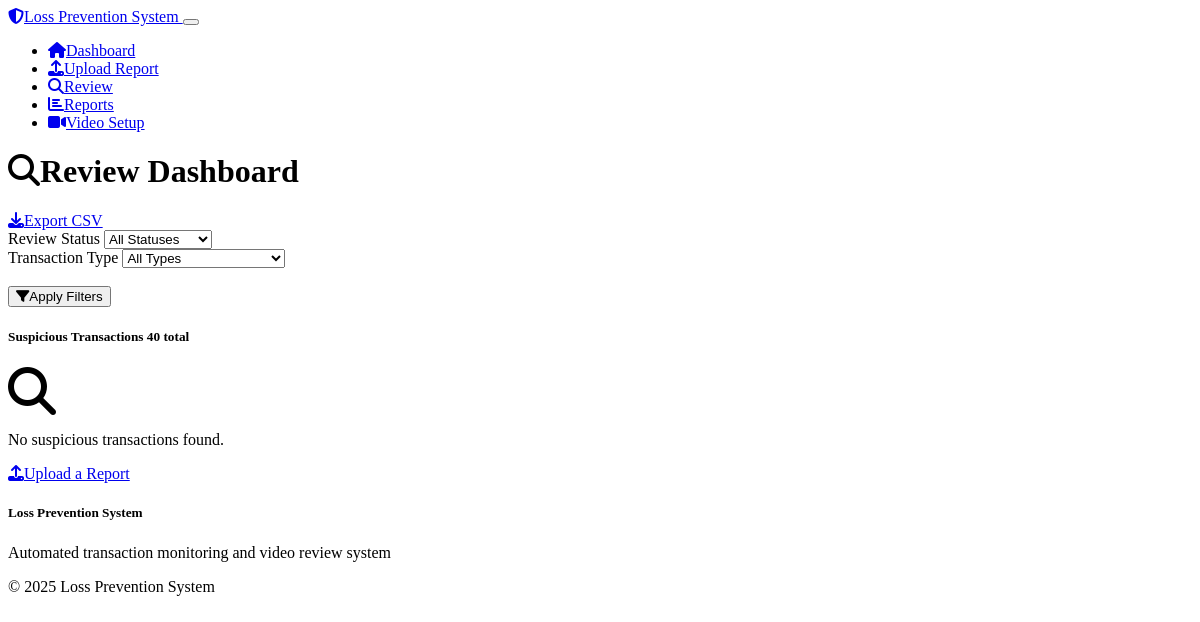
The page /dashboard?page=4&status=all&type=all on the database as committed earlier.
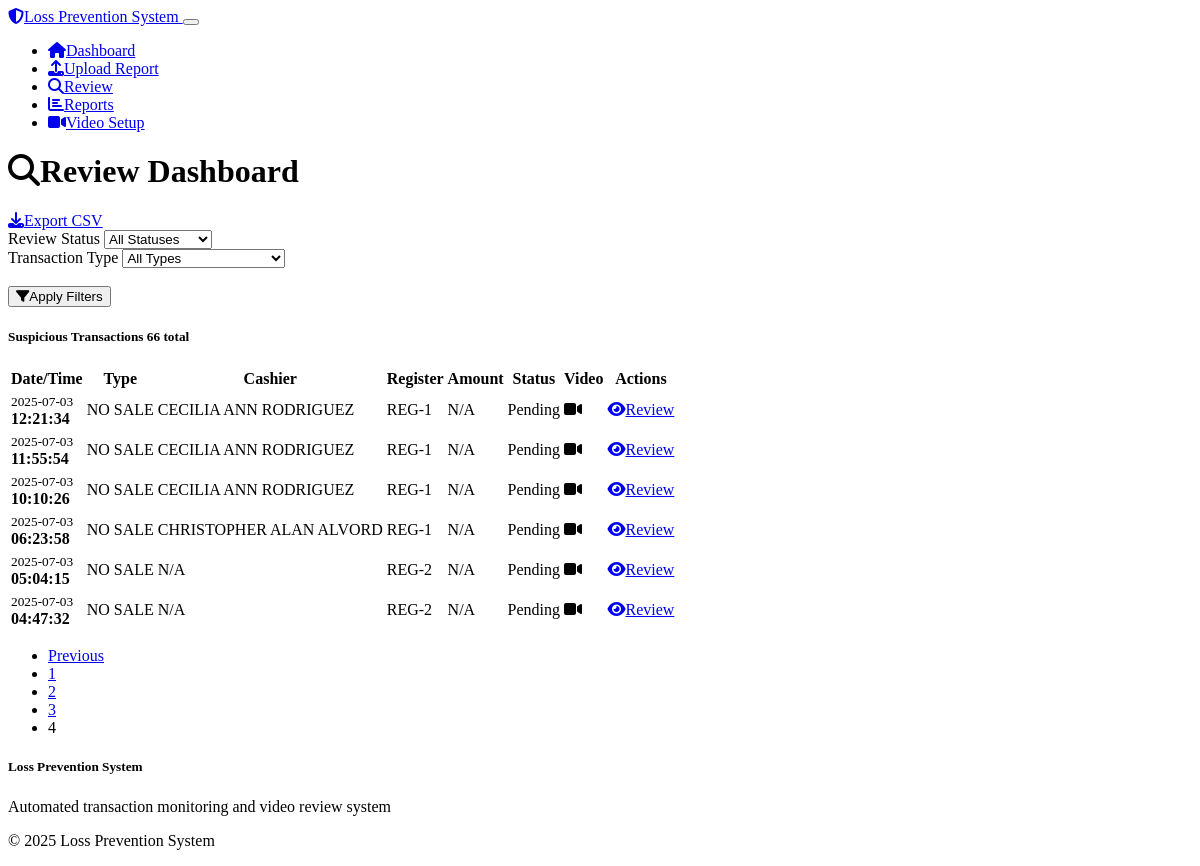
The same page on the database as committed later.
### models.py (models this page shows)
class SuspiciousTransaction(db.Model):
    id = db.Column(db.Integer, primary_key=True)
    report_id = db.Column(db.Integer, db.ForeignKey('transaction_report.id'), nullable=False)
    transaction_timestamp = db.Column(db.DateTime, nullable=False)
    cashier_id = db.Column(db.String(50))
    register_id = db.Column(db.String(50))
    transaction_type = db.Column(db.String(50), nullable=False)  # VOID, REFUND, NO_SALE, DISCOUNT_REMOVED
    transaction_id = db.Column(db.String(100))
    amount = db.Column(db.Float)
    pump_number = db.Column(db.String(10))
    raw_data = db.Column(db.Text)  # Store original row data
    video_clip_path = db.Column(db.String(500))
    video_processed = db.Column(db.Boolean, default=False)
    video_error = db.Column(db.Text)
    review_status = db.Column(db.String(20), default='pending')  # pending, ok, review, fraud
    review_date = db.Column(db.DateTime)
    review_notes = db.Column(db.Text)
    created_date = db.Column(db.DateTime, default=datetime.utcnow)
    report = db.relationship('TransactionReport', backref=db.backref('suspicious_transactions_list', lazy=True))

### routes.py (the view, shortened to what this page needs)
@app.route('/dashboard')
def dashboard():
    page = request.args.get('page', 1, type=int)
    status_filter = request.args.get('status', 'all')
    transaction_type_filter = request.args.get('type', 'all')
    date_filter = request.args.get('date_filter', '')
    query = SuspiciousTransaction.query
    if status_filter != 'all':
        query = query.filter_by(review_status=status_filter)
    if transaction_type_filter != 'all':
        query = query.filter_by(transaction_type=transaction_type_filter)
    transactions = query.order_by(SuspiciousTransaction.transaction_timestamp.desc()).paginate(
        page=page, per_page=20, error_out=False
    )
    return render_template('dashboard.html',
                         transactions=transactions,
                         status_filter=status_filter,
                         transaction_type_filter=transaction_type_filter,
                         date_filter=date_filter)

### templates/dashboard.html (shortened to what this page needs)
{% extends "base.html" %}
{% block content %}
<div class="row">
    <div class="col-12">
        <div class="d-flex justify-content-between align-items-center mb-4">
            <h1><i class="fas fa-search me-2"></i>Review Dashboard</h1>
            <a href="{{ url_for('export_csv') }}" class="btn btn-success">
                <i class="fas fa-download me-2"></i>Export CSV
            </a>
        </div>
    </div>
</div>
<div class="row mb-4">
    <div class="col-12">
        <div class="card">
            <div class="card-body">
                <form method="GET" class="row g-3">
                    <div class="col-md-4">
                        <label for="status" class="form-label">Review Status</label>
                        <select class="form-select" id="status" name="status">
                            <option value="all" {% if status_filter == 'all' %}selected{% endif %}>All Statuses</option>
                        </select>
                    </div>
                    <div class="col-md-4">
                        <label for="type" class="form-label">Transaction Type</label>
                        <select class="form-select" id="type" name="type">
                            <option value="all" {% if transaction_type_filter == 'all' %}selected{% endif %}>All Types</option>
                        </select>
                    </div>
                    <div class="col-md-4">
                        <label class="form-label">&nbsp;</label>
                        <div class="d-grid">
                            <button type="submit" class="btn btn-primary">
                                <i class="fas fa-filter me-2"></i>Apply Filters
                            </button>
                        </div>
                    </div>
                </form>
            </div>
        </div>
    </div>
</div>
<div class="row">
    <div class="col-12">
        <div class="card">
            <div class="card-header">
                <h5 class="card-title mb-0">
                    Suspicious Transactions
                    <span class="badge bg-secondary ms-2">{{ transactions.total }} total</span>
                </h5>
            </div>
            <div class="card-body">
                {% if transactions.items %}
                    <div class="table-responsive">
                        <table class="table table-striped">
                            <thead>
                                <tr>
                                    <th>Date/Time</th>
                                    <th>Type</th>
                                    <th>Cashier</th>
                                    <th>Register</th>
                                    <th>Amount</th>
                                    <th>Status</th>
                                    <th>Video</th>
                                    <th>Actions</th>
                                </tr>
                            </thead>
                            <tbody>
                                {% for transaction in transactions.items %}
                                <tr class="{% if transaction.review_status == 'fraud' %}table-danger{% elif transaction.review_status == 'review' %}table-warning{% elif transaction.review_status == 'ok' %}table-success{% endif %}">
                                    <td>
                                        <small class="text-muted">{{ transaction.transaction_timestamp.strftime('%Y-%m-%d') }}</small><br>
                                        <strong>{{ transaction.transaction_timestamp.strftime('%H:%M:%S') }}</strong>
                                    </td>
                                    <td>
                                        <span class="badge bg-warning">{{ transaction.transaction_type }}</span>
                                    </td>
                                    <td>{{ transaction.cashier_id or 'N/A' }}</td>
                                    <td>{{ transaction.register_id or 'N/A' }}</td>
                                    <td>
                                        {% if transaction.amount %}
                                            ${{ "%.2f"|format(transaction.amount) }}
                                        {% else %}
                                            N/A
                                        {% endif %}
                                    </td>
                                    <td>
                                        {% if transaction.review_status == 'pending' %}
                                            <span class="badge bg-secondary">Pending</span>
                                        {% elif transaction.review_status == 'ok' %}
                                            <span class="badge bg-success">OK</span>
                                        {% elif transaction.review_status == 'review' %}
                                            <span class="badge bg-warning">Review</span>
                                        {% elif transaction.review_status == 'fraud' %}
                                            <span class="badge bg-danger">Fraud</span>
                                        {% endif %}
                                    </td>
                                    <td>
                                        {% if transaction.video_processed and transaction.video_clip_path %}
                                            <i class="fas fa-video text-success" title="Video available"></i>
                                        {% elif transaction.video_error %}
                                            <i class="fas fa-video text-danger" title="Video error: {{ transaction.video_error }}"></i>
                                        {% else %}
                                            <i class="fas fa-clock text-muted" title="Processing"></i>
                                        {% endif %}
                                    </td>
                                    <td>
                                        <a href="{{ url_for('review_transaction', transaction_id=transaction.id,
                                                            date_filter=request.args.get('date_filter', ''),
                                                            status_filter=request.args.get('status', ''),
                                                            type_filter=request.args.get('type', ''),
                                                            page=request.args.get('page', 1)) }}"
                                           class="btn btn-sm btn-primary">
                                            <i class="fas fa-eye me-1"></i>Review
                                        </a>
                                    </td>
                                </tr>
                                {% endfor %}
                            </tbody>
                        </table>
                    </div>
                    {% if transactions.pages > 1 %}
                    <nav aria-label="Page navigation">
                        <ul class="pagination justify-content-center">
                            {% if transactions.has_prev %}
                                <li class="page-item">
                                    <a class="page-link" href="{{ url_for('dashboard', page=transactions.prev_num, status=status_filter, type=transaction_type_filter) }}">Previous</a>
                                </li>
                            {% endif %}
                            {% for page_num in transactions.iter_pages() %}
                                {% if page_num %}
                                    {% if page_num != transactions.page %}
                                        <li class="page-item">
                                            <a class="page-link" href="{{ url_for('dashboard', page=page_num, status=status_filter, type=transaction_type_filter) }}">{{ page_num }}</a>
                                        </li>
                                    {% else %}
                                        <li class="page-item active">
                                            <span class="page-link">{{ page_num }}</span>
                                        </li>
                                    {% endif %}
                                {% else %}
                                    <li class="page-item disabled">
                                        <span class="page-link">...</span>
                                    </li>
                                {% endif %}
                            {% endfor %}
                        </ul>
                    </nav>
                    {% endif %}
                {% else %}
                    <div class="text-center py-4">
                        <i class="fas fa-search fa-3x text-muted mb-3"></i>
                        <p class="text-muted">No suspicious transactions found.</p>
                        <a href="{{ url_for('upload_file') }}" class="btn btn-primary">
                            <i class="fas fa-upload me-2"></i>Upload a Report
                        </a>
                    </div>
                {% endif %}
            </div>
        </div>
    </div>
</div>
{% endblock %}

### templates/base.html (shortened to what this page needs)
<!DOCTYPE html>
<html lang="en" data-bs-theme="dark">
<head>
    <link href="https://cdn.replit.com/agent/bootstrap-agent-dark-theme.min.css" rel="stylesheet">
    <link href="https://cdn.jsdelivr.net/npm/video.js@8.6.1/dist/video-js.css" rel="stylesheet">
    <link href="https://cdnjs.cloudflare.com/ajax/libs/font-awesome/6.4.0/css/all.min.css" rel="stylesheet">
    <link href="{{ url_for('static', filename='css/style.css') }}" rel="stylesheet">
</head>
<body>
    <nav class="navbar navbar-expand-lg navbar-dark bg-dark">
        <div class="container">
            <a class="navbar-brand" href="{{ url_for('index') }}">
                <i class="fas fa-shield-alt me-2"></i>Loss Prevention System
            </a>
            <button class="navbar-toggler" type="button" data-bs-toggle="collapse" data-bs-target="#navbarNav">
            </button>
            <div class="collapse navbar-collapse" id="navbarNav">
                <ul class="navbar-nav ms-auto">
                    <li class="nav-item">
                        <a class="nav-link" href="{{ url_for('index') }}">
                            <i class="fas fa-home me-1"></i>Dashboard
                        </a>
                    </li>
                    <li class="nav-item">
                        <a class="nav-link" href="{{ url_for('upload_file') }}">
                            <i class="fas fa-upload me-1"></i>Upload Report
                        </a>
                    </li>
                    <li class="nav-item">
                        <a class="nav-link" href="{{ url_for('dashboard') }}">
                            <i class="fas fa-search me-1"></i>Review
                        </a>
                    </li>
                    <li class="nav-item">
                        <a class="nav-link" href="{{ url_for('reports') }}">
                            <i class="fas fa-chart-bar me-1"></i>Reports
                        </a>
                    </li>
                    <li class="nav-item">
                        <a class="nav-link" href="{{ url_for('video_settings') }}">
                            <i class="fas fa-video me-1"></i>Video Setup
                        </a>
                    </li>
                </ul>
            </div>
        </div>
    </nav>
    <main class="container mt-4">
        {% block content %}{% endblock %}
    </main>
    <footer class="bg-dark text-light mt-5 py-4">
        <div class="container">
            <div class="row">
                <div class="col-md-6">
                    <h5>Loss Prevention System</h5>
                    <p class="text-muted">Automated transaction monitoring and video review system</p>
                </div>
                <div class="col-md-6 text-end">
                    <p class="text-muted">© 2025 Loss Prevention System</p>
                </div>
            </div>
        </div>
    </footer>
</body>
</html>

Rows that differ between the two databases and show on the page:
added SuspiciousTransaction: amount "N/A", review_status "Pending"
added SuspiciousTransaction: amount "N/A", review_status "Pending"
added SuspiciousTransaction: amount "N/A", review_status "Pending"
added SuspiciousTransaction: amount "N/A", review_status "Pending"
added SuspiciousTransaction: amount "N/A", review_status "Pending"
added SuspiciousTransaction: amount "N/A", review_status "Pending"
Other text that changed with them:
{{ transactions.total }}: "40" → "66"
text no longer shown: "No suspicious transactions found. Upload a Report"
text now shown: "Date/Time Type Cashier Register Amount Status Video Actions Previous"
new list line: "1"
new list line: "2"
new list line: "3"
new list line: "4"
